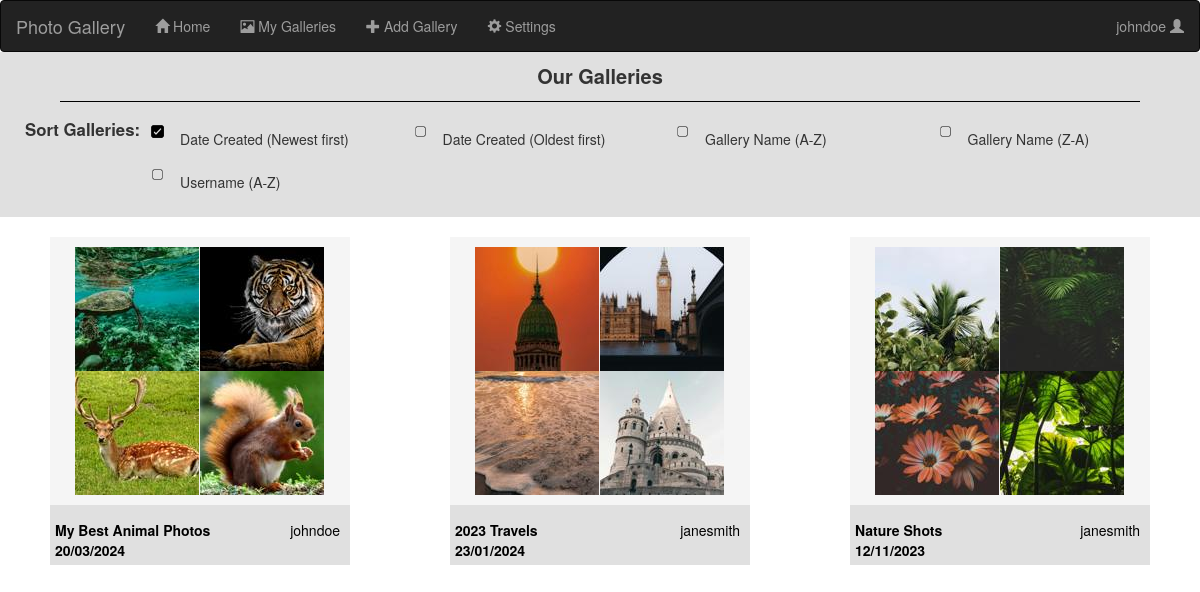
/ (signed in), run on the app's committed database.
### components/databaseClasses.py (models this page shows, shortened)
class User(UserMixin, db.Model):
    __tablename__ = 'users'
    __bind_key__ = 'users'
    id = db.Column(db.Integer, primary_key = True)
    fname = db.Column(db.String(32))
    lname = db.Column(db.String(32))
    email = db.Column(db.String(300), unique = True)
    username = db.Column(db.String(24))
    passwordHash = db.Column(db.String(128))
    galleries = db.relationship('Gallery', backref='user')

class Photo(db.Model):
    __tablename__ = 'photos'
    __bind_key__ = 'photos'
    id = db.Column(db.Integer, primary_key=True)
    galleryId = db.Column(db.Integer, db.ForeignKey(Gallery.id))
    photoURL = db.Column(db.String(32))
    thumbnailURL = db.Column(db.String(32))

class Gallery(db.Model):
    __tablename__ = 'galleries'
    id = db.Column(db.Integer, primary_key=True)
    userId = db.Column(db.Integer, db.ForeignKey(User.id))
    numPhotos = db.Column(db.Integer)
    title = db.Column(db.String(40))
    dateCreated = db.Column(db.Date)
    dateLastEdited = db.Column(db.Date)
    description = db.Column(db.Text)
    photos = db.relationship('Photo', backref='gallery')

### app.py (the view)
@app.route("/")
def homePage():
    sortVar = request.args.get("sortGalls", "name")
    sortedGalls = galleries.copy()
    if sortVar == "DateNtoO":
        sortedGalls = dict(sorted(sortedGalls.items(), key=lambda item: item[1]['dateCreated'], reverse = True))
    elif sortVar == "DateOtoN":
        sortedGalls = dict(sorted(sortedGalls.items(), key=lambda item: item[1]['dateCreated']))
    elif sortVar == "AlphaAtoZ":
        sortedGalls = dict(sorted(sortedGalls.items(), key=lambda item: item[1]['title'].lower()))
    elif sortVar == "AlphaZtoA":
        sortedGalls = dict(sorted(sortedGalls.items(), key=lambda item: item[1]['title'].lower(), reverse = True))
    elif sortVar == "username":
        sortedGalls = dict(sorted(sortedGalls.items(), key=lambda item: users[item[1]['userId']]['username']))
    else:
        sortedGalls = dict(sorted(sortedGalls.items(), key=lambda item: item[1]['dateCreated'], reverse= True))
    return render_template('index.html', galleries = sortedGalls, photos = photos, users = users, loggedIn = isLoggedIn(), username = getCurrentUsername())

### app.py (called while the page is built)
@lm.user_loader
def loadUser(id):
    return User.query.get(int(id))

### components/utils.py (called while the page is built)
def getCurrentUsername():
    currentUserID = session.get("userId", None)
    currentUsername = None
    if currentUserID != None:
        currentUsername = loadUser(currentUserID).username
    return currentUsername

def isLoggedIn():
    if 'loggedIn' not in session:
        session['loggedIn'] = False
        session.modified = True
    return session['loggedIn']

### templates/index.html (shortened to what this page needs)
{% extends "base.html" %}
{% block content %}
    <div class = "pageTitle">
        Our Galleries
    </div>
    <div id = "sortbar">
        <div id = "sortbarTitle">
            Sort Galleries:
        </div>
        <form action="{{ url_for('homePage') }}" method = "GET" id = "sortbarForm">
            <div>
            <label for = "DateNtoO" class = "sortGallsLabel">Date Created (Newest first)</label>
            </div>
            <div><input type = "radio" id = "DateOtoN" name = "sortGalls" value = "DateOtoN" onchange="this.form.submit()"  {{ 'checked' if request.args.get('sortGalls') == 'DateOtoN' else '' }}>
            <label for = "DateOtoN" class = "sortGallsLabel">Date Created (Oldest first)</label>
            </div>
            <div>
            <label for = "AlphaAtoZ" class = "sortGallsLabel">Gallery Name (A-Z)</label>
            </div>
            <div>
            <label for = "AlphaZtoA" class = "sortGallsLabel">Gallery Name (Z-A)</label>
            </div>
            <div>
            <label for = "username" class = "sortGallsLabel">Username (A-Z)</label>
            </div>
        </form>
    </div>
    <div id = "galleries">
    {% for key in galleries %}
        {% set gallery = galleries[key] %}
        {% set numPhotos = gallery['numPhotos'] %}
        {% set photosList = gallery['photos'] %}
        <div class = "galleryTilePreview">
            <a href = "{{ url_for('viewGallery', galleryID = gallery['id'])}}">
                <div class = "photosPreview">
                    {% for i in range(4) %}
                        <div class = "thumbnailPhoto">
                            {% set photoURL = photos[photosList[(i%numPhotos)]]['thumbnailURL'] %}
                            <img src="{{photoURL}}">
                        </div>
                    {% endfor %}
                </div>
                <div class = "previewDetails">
                    <div class = "previewTitleDate">
                        {{gallery['title']}}
                        <br>
                        {{gallery['dateCreated'].strftime('%d/%m/%Y')}}
                    </div>
                    <div class = "previewUser">
                        {{users[gallery['userId']]['username']}}
                    </div>
                </div>
            </a>
        </div>
    {% endfor %}
    </div>
{% endblock %}

### templates/base.html (shortened to what this page needs)
{% extends "bootstrap/base.html" %}
{% block head %}
    <link rel = "stylesheet" href = "../static/style.css">
    <link rel="stylesheet" href="https://cdn.jsdelivr.net/npm/bootstrap@3.3.7/dist/css/bootstrap.min.css">
{% endblock %}
{% block body %}
<nav class="navbar navbar-inverse" id = "navbar">
    <div class="container-fluid">
        <div class="navbar-header">
            <a class="navbar-brand" href="#">Photo Gallery</a>
        </div>
        <ul class="nav navbar-nav">
            <li><a href="{{ url_for('homePage') }}"><span class="glyphicon glyphicon-home"></span> Home</a></li>
            <li><a href="{{ url_for('myGalleries') }}"><span class="glyphicon glyphicon-picture"></span> My Galleries</a></li>
            <li><a href="{{ url_for('addGallery') }}"><span class="glyphicon glyphicon-plus"></span> Add Gallery</a></li>
            <li><a href="{{ url_for('settings') }}"><span class="glyphicon glyphicon-cog"></span> Settings</a></li>
        </ul>
        <ul class="nav navbar-nav navbar-right">
            {% if loggedIn == False %}
                <li><a href="{{ url_for('register') }}"><span class="glyphicon glyphicon-user"></span> Sign Up</a></li>
                <li><a href="{{ url_for('login') }}"><span class="glyphicon glyphicon-log-in"></span> Login</a></li>
            {% elif loggedIn == True %}
                <li onmouseenter="showPopup()" onmouseleave="hidePopup()"><a href="#">{{username}} <span class="glyphicon glyphicon-user"></span></a></li>
            {% endif %}
        </ul>
    </div>
</nav>
    {% block content %}{% endblock %}
{% endblock %}

### static/style.css (style rules this page uses)
:root { --lightBackground: #F5F5F5; --darkBackground: #E0E0E0; }
#navbar { margin-bottom: 0; }
.pageTitle { margin: auto; font-size: 20px; background-color: var(--darkBackground); text-align: center; font-weight: bold; height: 50px; padding-top: 10px; }
#galleries { display:grid; grid-gap: 20px; grid-template-columns: repeat(auto-fit, 300px); justify-content: space-between; padding: 20px 50px; width: minmax(80%, calc(100%-250px)) }
.galleryTilePreview { background-color: var(--darkBackground); }
.photosPreview { display: grid; grid-template-rows: repeat(2, 1fr); grid-template-columns: repeat(2, 125px); place-content: center; margin: auto; margin-bottom: 10px; background-color: var(--lightBackground); padding: 10px; }
.previewTitleDate { float:left; font-weight: bold; padding: 5px; }
.previewUser { float: right; padding: 5px; padding-right: 10px; }
.previewDetails { color: black; margin-bottom: 50px; }
#sortbar { background-color: var(--darkBackground); padding: 10px; padding-left: 25px; }
#sortbarForm { display: grid; grid-template-columns:repeat(auto-fill, minmax(205px, 1fr)); align-items: center; grid-gap: 20px; padding: 10px; padding-bottom: 20px; }
#sortbarTitle { font-weight: bold; font-size: 1.2em; float: left; padding-top: 5px; }
.sortGallsLabel { font-weight: normal; }
#sortbarForm label { padding-bottom: 10px; }
#sortbar input[type="radio"] + label { background-image: url('unchecked.png'); height: 15px; display: inline-block; padding: 5px; padding-left: 30px; vertical-align: middle; background-size: contain; background-repeat: no-repeat; }
#sortbar input[type="radio"]:checked + label { background-image: url('checked.png'); vertical-align: middle; height: 15px; }

### data on the page
User: username "johndoe", username "johndoe"
Photo: thumbnailURL (picture)
Photo: thumbnailURL (picture)
Photo: thumbnailURL (picture)
Photo: thumbnailURL (picture)
Gallery: title "My Best Animal Photos", dateCreated "20/03/2024"
Photo: thumbnailURL (picture)
Photo: thumbnailURL (picture)
Photo: thumbnailURL (picture)
Photo: thumbnailURL (picture)
Gallery: title "2023 Travels", dateCreated "23/01/2024"
User: username "janesmith" "janesmith"
Photo: thumbnailURL (picture)
Photo: thumbnailURL (picture)
Photo: thumbnailURL (picture)
Photo: thumbnailURL (picture)
Gallery: title "Nature Shots", dateCreated "12/11/2023"
